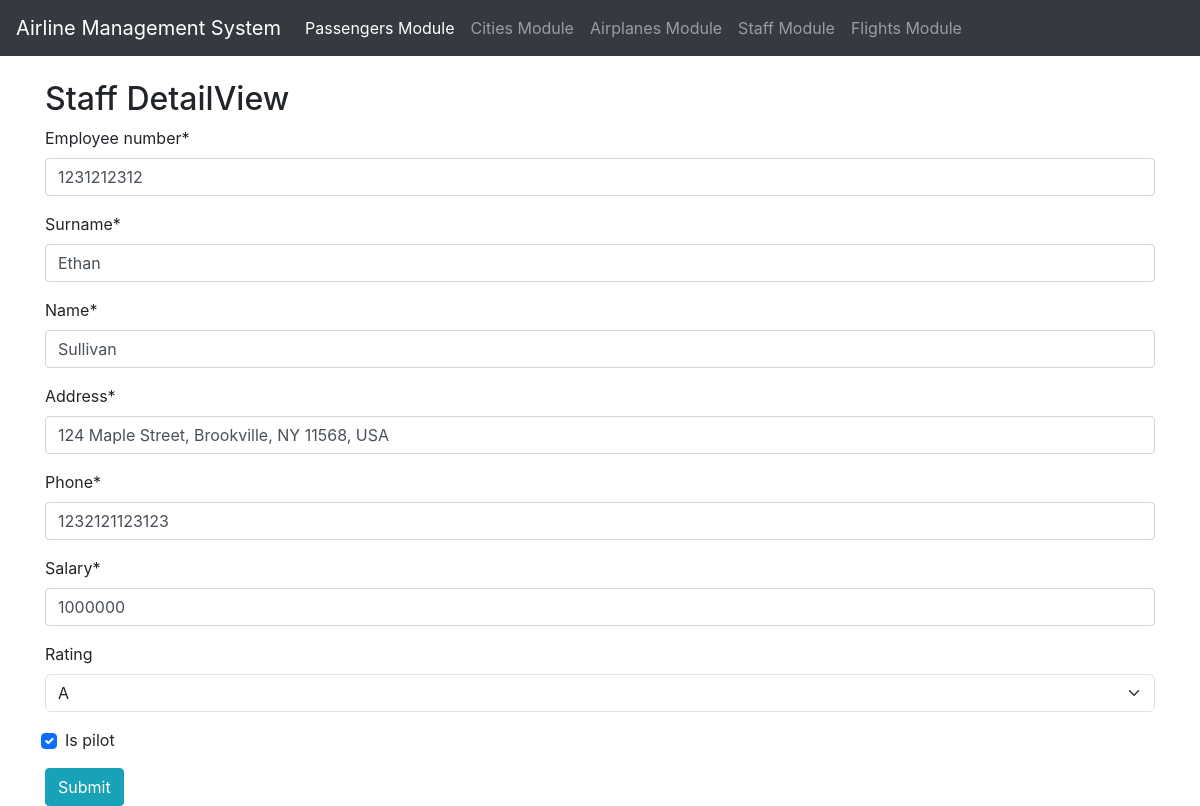
The page /staff/view/4 on the database its author committed.
### StaffModule/models.py (models this page shows, shortened)
class Staff(models.Model):
    employee_number = models.IntegerField()
    surname = models.CharField(max_length=100)
    name = models.CharField(max_length=100)
    address = models.CharField(max_length=100)
    phone = models.CharField(max_length=100)
    salary = models.IntegerField()
    CHOICES = (
        ('a','A'),
        ('b','B'),
        ('c','C'),
    )
    rating = models.CharField(max_length=10,choices=CHOICES,blank=True)
    is_pilot = models.BooleanField(default=False)

### StaffModule/views.py (the view)
# urls.py: path('view/<int:id>', name='airplane detailview', view=detail_view),
def detail_view(request,id):
    if request.method == "POST":
        staff =Staff.objects.get(id=request.POST['id'])
        form = StaffForm(request.POST,instance=staff)
        if form.is_valid():
            is_pilot = form.cleaned_data['is_pilot']
            rating = form.cleaned_data['rating']
            if is_pilot:
                if rating:
                    form.save()
                    return redirect("staff detailview",id=staff.pk)
                else:
                    messages.warning(request, "You can't add a pilot without a rating!")
                    return render(request, 'staff_detail.html',{'form':form})
            else:
                if rating:
                    messages.warning(request, "Normal crew members don't have a rating!")
                    return render(request, 'staff_detail.html',{'form':form})
            form.save()
            return redirect("staff detailview",id=staff.pk)
    else:
        staff = Staff.objects.get(id=id)
        form = StaffForm(instance=staff)
        return render(request,'staff_detail.html',{'form':form,'staff':staff})

### StaffModule/forms.py
class StaffForm(ModelForm):
    class Meta:
        model = Staff
        fields = "__all__"

### StaffModule/templates/staff_detail.html (shortened to what this page needs)
{% extends "staff_base.html" %}
{% load crispy_forms_tags %}
{% block content %}
<div  class="container">
    <br/>
    <h2>Staff DetailView</h2>
    <form action="{% url 'staff detailview' id=staff.id %}" method="POST">
        {{ form | crispy }}
        <input class="btn btn-info" type="submit" value="Submit">
    </form>
</div>
{% endblock %}

### rows shown on the page
Staff: employee_number "1231212312", surname "Ethan", name "Sullivan", address "124 Maple Street, Brookville, NY 11568, USA", phone "1232121123123", salary "1000000", rating "A", is_pilot "☑"
